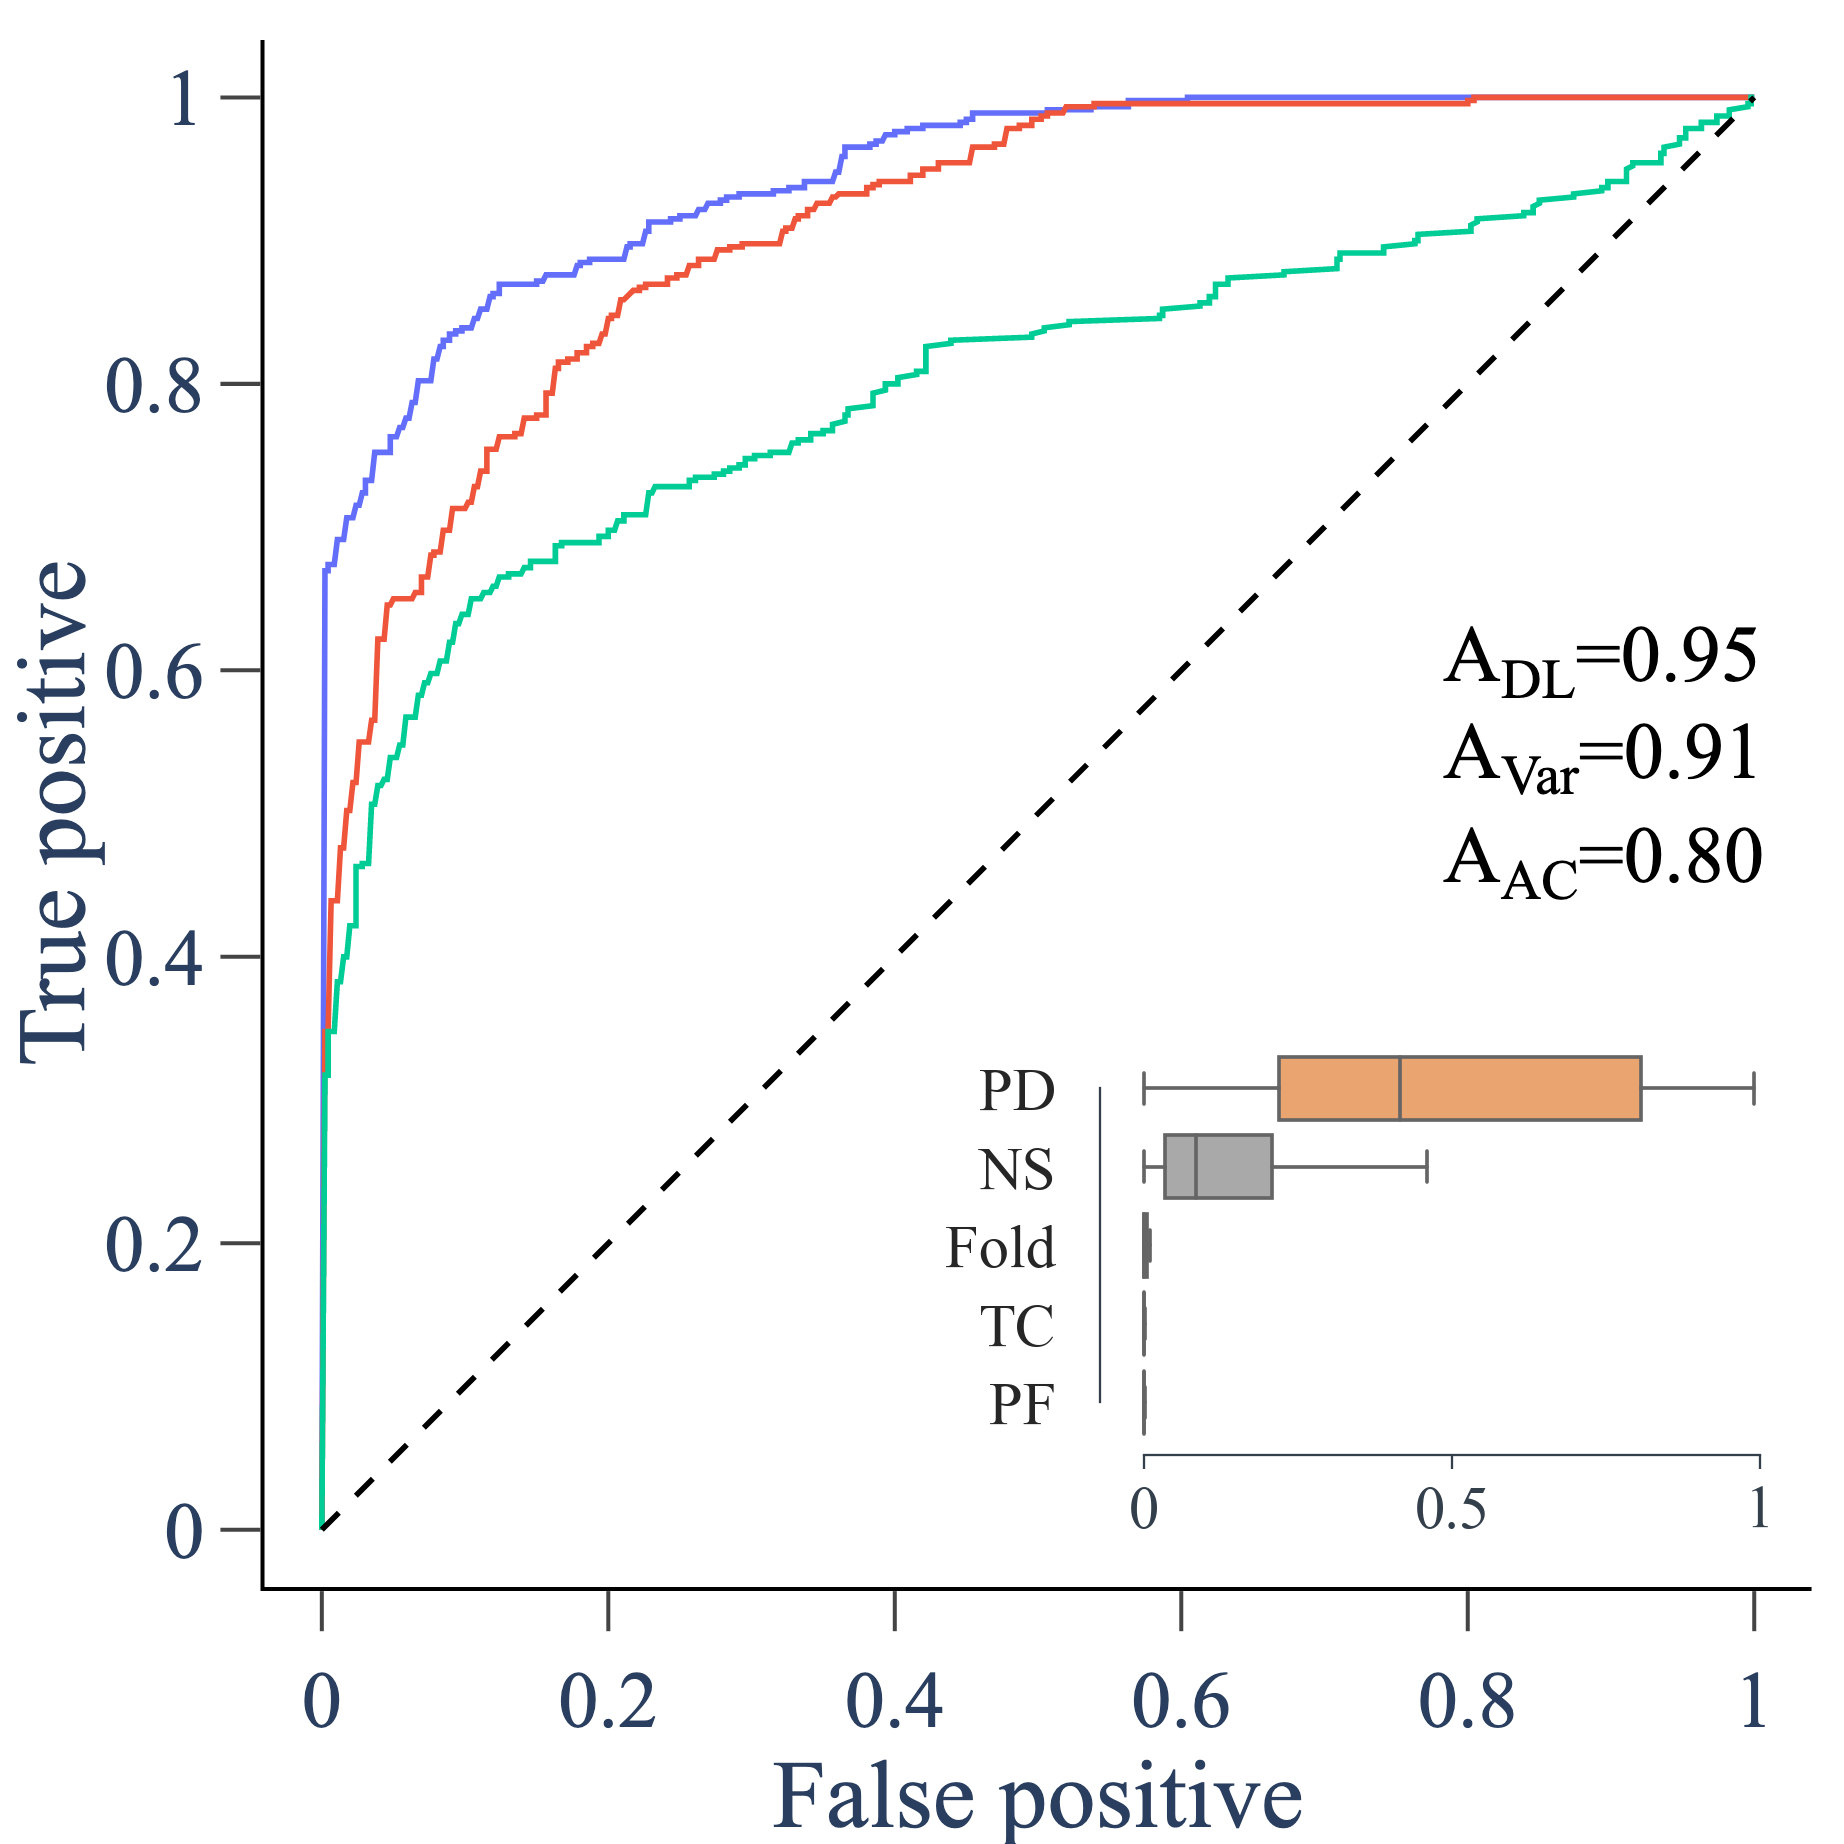

This chart was generated by the following Python code:
#!/usr/bin/env python3
# -*- coding: utf-8 -*-
"""
Created on Sun Feb  7 19:03:01 2021

Make fig of ROC curve with inset showing histogram of highest DL probability

@author: Thoams M. Bury

"""


import time
start_time = time.time()

import numpy as np
import pandas as pd
import plotly.graph_objects as go
import plotly.express as px

import matplotlib.pyplot as plt

# Import PIL for image tools
from PIL import Image

#-----------
# General fig params
#------------

# Colour scheme
# cols = px.colors.qualitative.D3 # blue, orange, green, red, purple, brown
cols = px.colors.qualitative.Plotly # blue, red, green, purple, orange, cyan, pink, light green
col_grays = px.colors.sequential.gray

dic_colours = {
        'state':'gray',
        'smoothing':col_grays[2],
        'dl_bif':cols[0],
        'variance':cols[1],
        'ac':cols[2],
        'dl_fold':cols[3],  
        'dl_hopf':cols[4],
        'dl_branch':cols[5],
        'dl_null':'black',
     }

# Pixels to mm
mm_to_pixel = 96/25.4 # 96 dpi, 25.4mm in an inch

# Nature width of single col fig : 89mm
# Nature width of double col fig : 183mm

# Get width of single panel in pixels
fig_width = 183*mm_to_pixel/3 # 3 panels wide
fig_height = fig_width


font_size = 10
font_family = 'Times New Roman'
font_size_letter_label = 14
font_size_auc_text = 10

# AUC annotations
x_auc = 0.98
y_auc = 0.6
y_auc_sep = 0.065

linewidth = 0.7
linewidth_axes = 0.5
tickwidth = 0.5
linewidth_axes_inset = 0.5

axes_standoff = 0

# Scale up factor on image export
scale = 8 # default dpi=72 - nature=300-600

def make_roc_figure(df_roc, letter_label, title=''):
    ''' Make ROC figure (no inset)'''
        
    fig = go.Figure()
    
    
    # DL prediction any bif
    df_trace = df_roc[df_roc['ews']=='DL bif']
    auc_dl = df_trace.round(2)['auc'].iloc[0]
    fig.add_trace(
        go.Scatter(x=df_trace['fpr'],
                    y=df_trace['tpr'],
                    showlegend=False,
                    mode='lines',
                    line=dict(width=linewidth,
                              color=dic_colours['dl_bif'],
                              ),
                    )
        )
    
    
    # Variance plot
    df_trace = df_roc[df_roc['ews']=='Variance']
    auc_var = df_trace.round(2)['auc'].iloc[0]
    fig.add_trace(
        go.Scatter(x=df_trace['fpr'],
                    y=df_trace['tpr'],
                    showlegend=False,
                    mode='lines',
                    line=dict(width=linewidth,
                              color=dic_colours['variance'],
                              ),
                    )
        )
    
    # Lag-1  AC plot
    df_trace = df_roc[df_roc['ews']=='Lag-1 AC']
    auc_ac = df_trace.round(2)['auc'].iloc[0]
    fig.add_trace(
        go.Scatter(x=df_trace['fpr'],
                    y=df_trace['tpr'],
                    showlegend=False,
                    mode='lines',
                    line=dict(width=linewidth,
                              color=dic_colours['ac'],
                              ),
                    )
        )
    
    # Line y=x
    fig.add_trace(
        go.Scatter(x=np.linspace(0,1,100),
                    y=np.linspace(0,1,100),
                    showlegend=False,
                    line=dict(color='black',
                              dash='dot',
                              width=linewidth,
                              ),
                    )
        )
    

    #--------------
    # Add labels and titles
    #----------------------
    
    list_annotations = []
    
    label_annotation = dict(
            # x=sum(xrange)/2,
            x=0.02,
            y=1,
            text='<b>{}</b>'.format(letter_label),
            xref='paper',
            yref='paper',
            showarrow=False,
            font = dict(
                    color = 'black',
                    size = font_size_letter_label,
                    ),
            )


    
    annotation_auc_dl = dict(
            # x=sum(xrange)/2,
            x=x_auc,
            y=y_auc,
            text='A<sub>DL</sub>={:.2f}'.format(auc_dl),
            xref='paper',
            yref='paper',
            showarrow=False,
            font = dict(
                    color = 'black',
                    size = font_size_auc_text,
                    )
            )
        
    
    annotation_auc_var = dict(
            # x=sum(xrange)/2,
            x=x_auc,
            y=y_auc-y_auc_sep,
            text='A<sub>Var</sub>={:.2f}'.format(auc_var),
            xref='paper',
            yref='paper',
            showarrow=False,
            font = dict(
                    color = 'black',
                    size = font_size_auc_text,
                    )
            )    
    
    
    
    annotation_auc_ac = dict(
            # x=sum(xrange)/2,
            x=x_auc,
            y=y_auc-2*y_auc_sep,
            text='A<sub>AC</sub>={:.2f}'.format(auc_ac),
            xref='paper',
            yref='paper',
            showarrow=False,
            font = dict(
                    color = 'black',
                    size = font_size_auc_text,
                    )
            )
    
    

    title_annotation = dict(
            # x=sum(xrange)/2,
            x=0.5,
            y=1,
            text=title,
            xref='paper',
            yref='paper',
            showarrow=False,
            font = dict(
                    color = "black",
                    size = font_size)
            ) 
      
    
    list_annotations.append(label_annotation)
    list_annotations.append(annotation_auc_dl)
    list_annotations.append(annotation_auc_var)
    list_annotations.append(annotation_auc_ac)
    # list_annotations.append(title_annotation)

    fig['layout'].update(annotations=list_annotations)
        
    
    #-------------
    # General layout properties
    #--------------
    
    # X axes properties
    fig.update_xaxes(
        title=dict(text='False positive',
                   standoff=axes_standoff,
                   ),
        range=[-0.04,1.04],
        ticks="outside",
        tickwidth=tickwidth,
        tickvals =np.arange(0,1.1,0.2),
        showline=True,
        linewidth=linewidth_axes,
        linecolor='black',
        mirror=False,
        )
    
    
    # Y axes properties
    fig.update_yaxes(
        title=dict(text='True positive',
                   standoff=axes_standoff,
                   ),
        range=[-0.04,1.04],
        ticks="outside",
        tickvals=np.arange(0,1.1,0.2),
        tickwidth=tickwidth,
        showline=True,
        linewidth=linewidth_axes,
        linecolor='black',
        mirror=False,
        )
    
    
    # Overall properties
    fig.update_layout(
        legend=dict(x=0.6, y=0),
        width=fig_width,
        height=fig_height,
        margin=dict(l=30,r=5,b=15,t=5),
        font=dict(size=font_size, family=font_family),
        paper_bgcolor='rgba(255,255,255,1)',
        plot_bgcolor='rgba(255,255,255,1)',
        )

    return fig


import seaborn as sns

def make_inset_boxplot(df_dl_forced, target_bif, save_dir):
    '''
    Make inset boxplot that shows the value of the 
    DL weights where the predictions are made

    '''
    
    sns.set(
        style="ticks",
        rc={'figure.figsize': (2.5*1.05, 1.5*1.05),
            'axes.linewidth':0.5,
            'axes.edgecolor':'#333F4B',
            'xtick.color':'#333F4B',
            'xtick.major.width':0.5,
            'xtick.major.size':3,
            'text.color':'#333F4B',
            'font.family':'Times New Roman',
            # 'font.size':20,
            },
        font_scale=1.2,
        )
            

    plt.figure()
    
    bif_types = [str(i) for i in np.arange(1,6)]
    bif_labels = ['PD', 'NS', 'Fold', 'TC', 'PF']
    map_bif = dict(zip(bif_types, bif_labels))
    df_plot = df_dl_forced[bif_types].melt(var_name='bif_type', value_name='DL prob')
    df_plot['bif_label'] = df_plot['bif_type'].map(map_bif)
    
    color_main = '#A9A9A9'
    color_target = '#FFA15A'
    col_palette = {bif: color_main for bif in bif_labels}
    col_palette[target_bif] = color_target


    b = sns.boxplot(df_plot,
                    orient = 'h',
                    x = "DL prob", 
                    y = "bif_label",
                    width = 0.8,
                    palette = col_palette,
                    linewidth = 0.8,
                    showfliers=False,
                    )
    
    b.set(xlabel=None)
    b.set(ylabel=None)
    b.set_xticks([0, 0.5, 1])
    b.set_xticklabels(['0', '0.5', '1'])

    sns.despine(offset = 3, trim = True)
    b.tick_params(left=False, bottom=True)



    fig = b.get_figure()
    # fig.tight_layout()

    fig.savefig(save_dir, dpi=330, bbox_inches='tight', pad_inches=0)
        
    
    
    


def combine_roc_inset(path_roc, path_inset, path_out):
    ''' 
    Combine ROC plot and inset, and export to path_out
    '''
    
    # Import image
    img_roc = Image.open(path_roc)
    img_inset = Image.open(path_inset)
    
    # Get height and width of frame (in pixels)
    height = img_roc.height
    width = img_roc.width
    
    # Create frame
    dst = Image.new('RGB', (width,height), (255,255,255))
    
    # Pasete in images
    dst.paste(img_roc,(0,0))
    dst.paste(img_inset,(width-img_inset.width-60, 1050))
    
    dpi=96*8 # (default dpi) * (scaling factor)
    dst.save(path_out, dpi=(dpi,dpi))
    
    return
    



#-------
# Import data
#--------

pert = 0.0125

df_roc = pd.read_csv('output/df_roc_pert_{}.csv'.format(pert))
df_dl_forced = pd.read_csv('output/df_dl_pd_fixed_pert_{}.csv'.format(pert))

fig_roc = make_roc_figure(df_roc, '')

fig_roc.add_annotation(
    dict(
        # x=sum(xrange)/2,
        x=0.15,
        y=0.02,
        text='N={:d}'.format(2*len(df_dl_forced)),
        xref='paper',
        yref='paper',
        showarrow=False,
        font = dict(
                color = 'black',
                size = font_size_auc_text,
                )
        )
    )
    
fig_roc.write_image('figures/temp_roc.png', scale=scale)

make_inset_boxplot(df_dl_forced, 'PD', 'figures/temp_inset.png')

# Combine figs and export
path_roc = 'figures/temp_roc.png'
path_inset = 'figures/temp_inset.png'
path_out = 'figures/fig_roc_sample_error.png'

combine_roc_inset(path_roc, path_inset, path_out)



# #------------
# # Combine ROC plots
# #------------

# #-----------------
# # Fig 4 of manuscript: 8-panel figure for all models and empirical data
# #-----------------

# # # Early or late predictions
# # timing = 'late'

# list_filenames = ['roc_fox_pd',
#                   'roc_westerhoff_ns',
#                   'roc_ricker_fold',
#                   'roc_kot_transcritical',
#                   'roc_lorenz_pitchfork',
#                   'roc_heart',
#                   ]
# list_filenames = ['output/{}.png'.format(s) for s in list_filenames]

# list_img = []
# for filename in list_filenames:
#     img = Image.open(filename)
#     list_img.append(img)

# # Get heght and width of individual panels
# ind_height = list_img[0].height
# ind_width = list_img[0].width


# # Create frame
# dst = Image.new('RGB',(3*ind_width, 2*ind_height), (255,255,255))

# # Paste in images
# i=0
# for y in np.arange(2)*ind_height:
#     for x in np.arange(3)*ind_width:
#         dst.paste(list_img[i], (x,y))
#         i+=1


# dpi=96*8 # (default dpi) * (scaling factor)
# dst.save('../../results/figure_4.png',
#           dpi=(dpi,dpi))

# # Remove temporary images
# import os
# for filename in list_filenames+['temp_inset.png','temp_roc.png']:
#     try:
#         os.remove(filename)
#     except:
#         pass

# # Time taken for script to run
# end_time = time.time()
# time_taken = end_time - start_time
# print('Ran in {:.2f}s'.format(time_taken))











